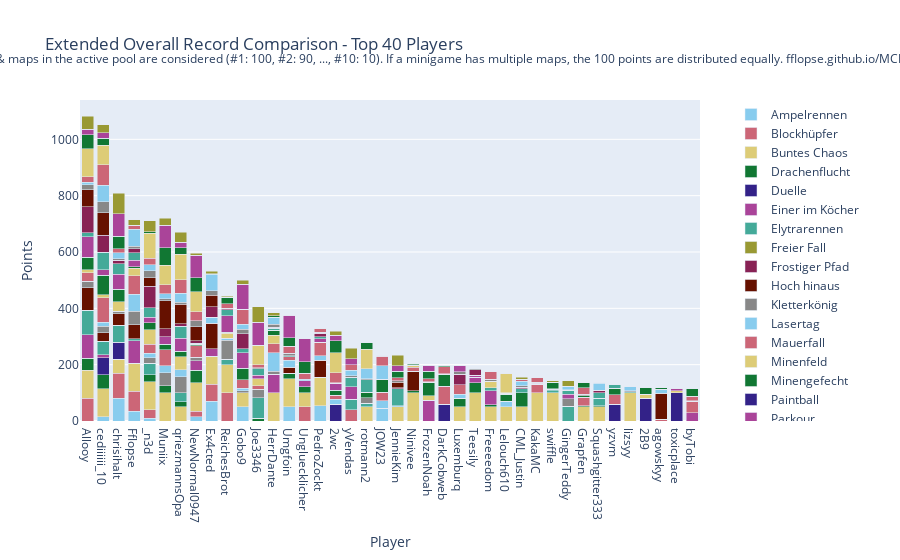

This figure's notebook cell:
### Code cell
import plotly.graph_objects as go

# Sum all columns to get the total score
outDf['Total'] = outDf.sum(axis=1)

# Sort by total score and fill N/A values with 0
outDf = outDf.sort_values(by='Total', ascending=False).fillna(0)

# Crop to top 10 players
cropDf = outDf.head(40).copy()

# Drop the 'Total' column for plotting
cropDf = cropDf.drop(columns=['Total'])

# Create a color palette
color_palette = px.colors.qualitative.Safe

# Create the stacked bar plot
fig = go.Figure()

cropDf = remove_duplicate_columns(cropDf)

for column in cropDf.columns.difference(['Player']):
    fig.add_trace(go.Bar(
        x=cropDf.index,
        y=cropDf[column],
        name=column,
        marker_color=color_palette[len(fig.data) % len(color_palette)]
    ))

# Update layout
fig.update_layout(
    barmode='stack',
    title='Extended Overall Record Comparison - Top 40 Players',
    xaxis=dict(title='Player'),
    yaxis=dict(title='Points'),
    #height=800,
    #width=1000,
    legend=dict(
        x=1.05,
        y=0.5,
        traceorder='normal',
        font=dict(size=12),
        bgcolor='rgba(255, 255, 255, 0)',
        bordercolor='rgba(0, 0, 0, 0)'
    ),
    margin=dict(r=200),  # Adjust right margin to make room for the legend
    annotations=[
        dict(
            x=0.5,
            y=1.1635,
            xref='paper',
            yref='paper',
            text='Max 100 points per minigame. Records #1 through #10 of games & maps in the active pool are considered (#1: 100, #2: 90, ..., #10: 10). If a minigame has multiple maps, the 100 points are distributed equally. fflopse.github.io/MCP-Records/data-analysis/global-ranking.ipynb',
            showarrow=False,
            font=dict(size=12),
            xanchor='center'
        )
    ]
)

fig.show()

# save the plot as an html file

fig.write_html('out/ext_overall_record_comparison.html')

### Figure 1 — Plotly figure (JSON) as saved in the notebook; plotly's stock layout.template omitted (floating-point values rounded to 4 significant figures)
{"data": [{"marker": {"color": "rgb(136, 204, 238)"}, "name": "Ampelrennen", "type": "bar", "x": ["Allooy", "cediiiiii_10", "chrisihalt", "Fflopse", "_n3d", "Muniix", "qriezmannsOpa", "NewNormal0947", "Ex4cted", "ReichesBrot", "Gobo9", "Joe3346", "HerrDante", "Umgfoin", "Ungluecklicher", "PedroZockt", "2wc", "yVendas", "rotmann2", "JOW23", "JennieKim", "Ninivee", "FrozenNoah", "DarkCobweb", "Luxemburq", "Teesily", "Freeeedom", "Lelouch610", "CML_Justin", "KakaMC", "swiffle", "GingerTeddy", "Grapfen", "Squashgitter333", "yzvm", "lizsyy", "2B9", "agowskyy", "toxicplace", "byTobi"], "y": [0.0, 15.0, 80.0, 35.0, 10.0, 0.0, 0.0, 15.0, 70.0, 0.0, 50.0, 0.0, 0.0, 50.0, 0.0, 55.0, 0.0, 0.0, 0.0, 45.0, 0.0, 0.0, 0.0, 0.0, 0.0, 0.0, 0.0, 0.0, 0.0, 0.0, 0.0, 0.0, 0.0, 0.0, 0.0, 0.0, 0.0, 0.0, 0.0, 0.0]}, {"marker": {"color": "rgb(204, 102, 119)"}, "name": "Blockhüpfer", "type": "bar", "x": ["Allooy", "cediiiiii_10", "chrisihalt", "Fflopse", "_n3d", "Muniix", "qriezmannsOpa", "NewNormal0947", "Ex4cted", "ReichesBrot", "Gobo9", "Joe3346", "HerrDante", "Umgfoin", "Ungluecklicher", "PedroZockt", "2wc", "yVendas", "rotmann2", "JOW23", "JennieKim", "Ninivee", "FrozenNoah", "DarkCobweb", "Luxemburq", "Teesily", "Freeeedom", "Lelouch610", "CML_Justin", "KakaMC", "swiffle", "GingerTeddy", "Grapfen", "Squashgitter333", "yzvm", "lizsyy", "2B9", "agowskyy", "toxicplace", "byTobi"], "y": [80.0, 0.0, 90.0, 70.0, 30.0, 0.0, 0.0, 20.0, 60.0, 100.0, 0.0, 0.0, 0.0, 0.0, 50.0, 0.0, 0.0, 40.0, 0.0, 0.0, 0.0, 0.0, 0.0, 0.0, 0.0, 0.0, 0.0, 0.0, 0.0, 0.0, 0.0, 0.0, 0.0, 0.0, 0.0, 0.0, 0.0, 0.0, 0.0, 0.0]}, {"marker": {"color": "rgb(221, 204, 119)"}, "name": "Buntes Chaos", "type": "bar", "x": ["Allooy", "cediiiiii_10", "chrisihalt", "Fflopse", "_n3d", "Muniix", "qriezmannsOpa", "NewNormal0947", "Ex4cted", "ReichesBrot", "Gobo9", "Joe3346", "HerrDante", "Umgfoin", "Ungluecklicher", "PedroZockt", "2wc", "yVendas", "rotmann2", "JOW23", "JennieKim", "Ninivee", "FrozenNoah", "DarkCobweb", "Luxemburq", "Teesily", "Freeeedom", "Lelouch610", "CML_Justin", "KakaMC", "swiffle", "GingerTeddy", "Grapfen", "Squashgitter333", "yzvm", "lizsyy", "2B9", "agowskyy", "toxicplace", "byTobi"], "y": [100.0, 100.0, 50.0, 100.0, 100.0, 100.0, 50.0, 100.0, 100.0, 100.0, 50.0, 0.0, 100.0, 100.0, 50.0, 100.0, 0.0, 0.0, 50.0, 0.0, 50.0, 100.0, 0.0, 0.0, 50.0, 100.0, 50.0, 50.0, 50.0, 100.0, 100.0, 0.0, 50.0, 50.0, 0.0, 100.0, 0.0, 0.0, 0.0, 0.0]}, {"marker": {"color": "rgb(17, 119, 51)"}, "name": "Drachenflucht", "type": "bar", "x": ["Allooy", "cediiiiii_10", "chrisihalt", "Fflopse", "_n3d", "Muniix", "qriezmannsOpa", "NewNormal0947", "Ex4cted", "ReichesBrot", "Gobo9", "Joe3346", "HerrDante", "Umgfoin", "Ungluecklicher", "PedroZockt", "2wc", "yVendas", "rotmann2", "JOW23", "JennieKim", "Ninivee", "FrozenNoah", "DarkCobweb", "Luxemburq", "Teesily", "Freeeedom", "Lelouch610", "CML_Justin", "KakaMC", "swiffle", "GingerTeddy", "Grapfen", "Squashgitter333", "yzvm", "lizsyy", "2B9", "agowskyy", "toxicplace", "byTobi"], "y": [42.5, 50.0, 0.0, 0.0, 25.0, 25.0, 17.5, 45.0, 0.0, 0.0, 0.0, 10.0, 0.0, 20.0, 22.5, 0.0, 0.0, 0.0, 0.0, 0.0, 0.0, 7.5, 0.0, 0.0, 30.0, 35.0, 7.5, 0.0, 50.0, 0.0, 0.0, 0.0, 5.0, 5.0, 0.0, 0.0, 0.0, 0.0, 0.0, 0.0]}, {"marker": {"color": "rgb(51, 34, 136)"}, "name": "Duelle", "type": "bar", "x": ["Allooy", "cediiiiii_10", "chrisihalt", "Fflopse", "_n3d", "Muniix", "qriezmannsOpa", "NewNormal0947", "Ex4cted", "ReichesBrot", "Gobo9", "Joe3346", "HerrDante", "Umgfoin", "Ungluecklicher", "PedroZockt", "2wc", "yVendas", "rotmann2", "JOW23", "JennieKim", "Ninivee", "FrozenNoah", "DarkCobweb", "Luxemburq", "Teesily", "Freeeedom", "Lelouch610", "CML_Justin", "KakaMC", "swiffle", "GingerTeddy", "Grapfen", "Squashgitter333", "yzvm", "lizsyy", "2B9", "agowskyy", "toxicplace", "byTobi"], "y": [0.0, 60.0, 60.0, 0.0, 0.0, 0.0, 0.0, 0.0, 0.0, 0.0, 0.0, 0.0, 0.0, 0.0, 0.0, 0.0, 60.0, 0.0, 0.0, 0.0, 0.0, 0.0, 0.0, 60.0, 0.0, 0.0, 0.0, 0.0, 0.0, 0.0, 0.0, 0.0, 0.0, 0.0, 60.0, 0.0, 80.0, 0.0, 100.0, 0.0]}, {"marker": {"color": "rgb(170, 68, 153)"}, "name": "Einer im Köcher", "type": "bar", "x": ["Allooy", "cediiiiii_10", "chrisihalt", "Fflopse", "_n3d", "Muniix", "qriezmannsOpa", "NewNormal0947", "Ex4cted", "ReichesBrot", "Gobo9", "Joe3346", "HerrDante", "Umgfoin", "Ungluecklicher", "PedroZockt", "2wc", "yVendas", "rotmann2", "JOW23", "JennieKim", "Ninivee", "FrozenNoah", "DarkCobweb", "Luxemburq", "Teesily", "Freeeedom", "Lelouch610", "CML_Justin", "KakaMC", "swiffle", "GingerTeddy", "Grapfen", "Squashgitter333", "yzvm", "lizsyy", "2B9", "agowskyy", "toxicplace", "byTobi"], "y": [83.33, 10.0, 0.0, 80.0, 0.0, 0.0, 0.0, 33.33, 26.67, 0.0, 0.0, 0.0, 66.67, 0.0, 20.0, 0.0, 0.0, 0.0, 0.0, 0.0, 0.0, 0.0, 73.33, 0.0, 0.0, 20.0, 50.0, 0.0, 0.0, 0.0, 0.0, 0.0, 0.0, 0.0, 0.0, 0.0, 0.0, 0.0, 0.0, 30.0]}, {"marker": {"color": "rgb(68, 170, 153)"}, "name": "Elytrarennen", "type": "bar", "x": ["Allooy", "cediiiiii_10", "chrisihalt", "Fflopse", "_n3d", "Muniix", "qriezmannsOpa", "NewNormal0947", "Ex4cted", "ReichesBrot", "Gobo9", "Joe3346", "HerrDante", "Umgfoin", "Ungluecklicher", "PedroZockt", "2wc", "yVendas", "rotmann2", "JOW23", "JennieKim", "Ninivee", "FrozenNoah", "DarkCobweb", "Luxemburq", "Teesily", "Freeeedom", "Lelouch610", "CML_Justin", "KakaMC", "swiffle", "GingerTeddy", "Grapfen", "Squashgitter333", "yzvm", "lizsyy", "2B9", "agowskyy", "toxicplace", "byTobi"], "y": [87.5, 47.5, 60.0, 7.5, 40.0, 0.0, 32.5, 0.0, 0.0, 20.0, 0.0, 72.5, 0.0, 0.0, 0.0, 0.0, 0.0, 37.5, 12.5, 0.0, 0.0, 0.0, 0.0, 0.0, 0.0, 0.0, 10.0, 0.0, 15.0, 0.0, 7.5, 52.5, 0.0, 25.0, 0.0, 0.0, 0.0, 0.0, 0.0, 0.0]}, {"marker": {"color": "rgb(153, 153, 51)"}, "name": "Freier Fall", "type": "bar", "x": ["Allooy", "cediiiiii_10", "chrisihalt", "Fflopse", "_n3d", "Muniix", "qriezmannsOpa", "NewNormal0947", "Ex4cted", "ReichesBrot", "Gobo9", "Joe3346", "HerrDante", "Umgfoin", "Ungluecklicher", "PedroZockt", "2wc", "yVendas", "rotmann2", "JOW23", "JennieKim", "Ninivee", "FrozenNoah", "DarkCobweb", "Luxemburq", "Teesily", "Freeeedom", "Lelouch610", "CML_Justin", "KakaMC", "swiffle", "GingerTeddy", "Grapfen", "Squashgitter333", "yzvm", "lizsyy", "2B9", "agowskyy", "toxicplace", "byTobi"], "y": [0.0, 0.0, 0.0, 0.0, 0.0, 0.0, 0.0, 0.0, 0.0, 0.0, 0.0, 0.0, 0.0, 0.0, 0.0, 0.0, 0.0, 0.0, 0.0, 0.0, 0.0, 0.0, 0.0, 0.0, 0.0, 0.0, 0.0, 0.0, 0.0, 0.0, 0.0, 0.0, 0.0, 0.0, 0.0, 0.0, 0.0, 0.0, 0.0, 0.0]}, {"marker": {"color": "rgb(136, 34, 85)"}, "name": "Frostiger Pfad", "type": "bar", "x": ["Allooy", "cediiiiii_10", "chrisihalt", "Fflopse", "_n3d", "Muniix", "qriezmannsOpa", "NewNormal0947", "Ex4cted", "ReichesBrot", "Gobo9", "Joe3346", "HerrDante", "Umgfoin", "Ungluecklicher", "PedroZockt", "2wc", "yVendas", "rotmann2", "JOW23", "JennieKim", "Ninivee", "FrozenNoah", "DarkCobweb", "Luxemburq", "Teesily", "Freeeedom", "Lelouch610", "CML_Justin", "KakaMC", "swiffle", "GingerTeddy", "Grapfen", "Squashgitter333", "yzvm", "lizsyy", "2B9", "agowskyy", "toxicplace", "byTobi"], "y": [0.0, 0.0, 0.0, 0.0, 0.0, 0.0, 0.0, 0.0, 0.0, 0.0, 0.0, 0.0, 0.0, 0.0, 0.0, 0.0, 0.0, 0.0, 0.0, 0.0, 0.0, 0.0, 0.0, 0.0, 0.0, 0.0, 0.0, 0.0, 0.0, 0.0, 0.0, 0.0, 0.0, 0.0, 0.0, 0.0, 0.0, 0.0, 0.0, 0.0]}, {"marker": {"color": "rgb(102, 17, 0)"}, "name": "Hoch hinaus", "type": "bar", "x": ["Allooy", "cediiiiii_10", "chrisihalt", "Fflopse", "_n3d", "Muniix", "qriezmannsOpa", "NewNormal0947", "Ex4cted", "ReichesBrot", "Gobo9", "Joe3346", "HerrDante", "Umgfoin", "Ungluecklicher", "PedroZockt", "2wc", "yVendas", "rotmann2", "JOW23", "JennieKim", "Ninivee", "FrozenNoah", "DarkCobweb", "Luxemburq", "Teesily", "Freeeedom", "Lelouch610", "CML_Justin", "KakaMC", "swiffle", "GingerTeddy", "Grapfen", "Squashgitter333", "yzvm", "lizsyy", "2B9", "agowskyy", "toxicplace", "byTobi"], "y": [80.0, 30.0, 40.0, 50.0, 0.0, 0.0, 0.0, 0.0, 90.0, 0.0, 0.0, 0.0, 0.0, 20.0, 0.0, 60.0, 0.0, 0.0, 0.0, 0.0, 0.0, 70.0, 0.0, 0.0, 0.0, 0.0, 0.0, 0.0, 0.0, 0.0, 0.0, 0.0, 0.0, 0.0, 0.0, 0.0, 0.0, 0.0, 0.0, 0.0]}, {"marker": {"color": "rgb(136, 136, 136)"}, "name": "Kletterkönig", "type": "bar", "x": ["Allooy", "cediiiiii_10", "chrisihalt", "Fflopse", "_n3d", "Muniix", "qriezmannsOpa", "NewNormal0947", "Ex4cted", "ReichesBrot", "Gobo9", "Joe3346", "HerrDante", "Umgfoin", "Ungluecklicher", "PedroZockt", "2wc", "yVendas", "rotmann2", "JOW23", "JennieKim", "Ninivee", "FrozenNoah", "DarkCobweb", "Luxemburq", "Teesily", "Freeeedom", "Lelouch610", "CML_Justin", "KakaMC", "swiffle", "GingerTeddy", "Grapfen", "Squashgitter333", "yzvm", "lizsyy", "2B9", "agowskyy", "toxicplace", "byTobi"], "y": [23.33, 23.33, 10.0, 46.67, 20.0, 46.67, 56.67, 13.33, 0.0, 66.67, 6.667, 30.0, 10.0, 0.0, 0.0, 0.0, 0.0, 0.0, 20.0, 0.0, 0.0, 0.0, 0.0, 0.0, 0.0, 0.0, 0.0, 0.0, 0.0, 0.0, 0.0, 26.67, 0.0, 0.0, 0.0, 0.0, 0.0, 0.0, 0.0, 0.0]}, {"marker": {"color": "rgb(136, 204, 238)"}, "name": "Lasertag", "type": "bar", "x": ["Allooy", "cediiiiii_10", "chrisihalt", "Fflopse", "_n3d", "Muniix", "qriezmannsOpa", "NewNormal0947", "Ex4cted", "ReichesBrot", "Gobo9", "Joe3346", "HerrDante", "Umgfoin", "Ungluecklicher", "PedroZockt", "2wc", "yVendas", "rotmann2", "JOW23", "JennieKim", "Ninivee", "FrozenNoah", "DarkCobweb", "Luxemburq", "Teesily", "Freeeedom", "Lelouch610", "CML_Justin", "KakaMC", "swiffle", "GingerTeddy", "Grapfen", "Squashgitter333", "yzvm", "lizsyy", "2B9", "agowskyy", "toxicplace", "byTobi"], "y": [0.0, 15.0, 0.0, 60.0, 15.0, 25.0, 25.0, 0.0, 22.5, 7.5, 10.0, 0.0, 65.0, 25.0, 0.0, 17.5, 17.5, 0.0, 0.0, 27.5, 5.0, 0.0, 0.0, 0.0, 15.0, 0.0, 0.0, 20.0, 0.0, 0.0, 0.0, 0.0, 0.0, 0.0, 0.0, 0.0, 0.0, 0.0, 0.0, 0.0]}, {"marker": {"color": "rgb(204, 102, 119)"}, "name": "Mauerfall", "type": "bar", "x": ["Allooy", "cediiiiii_10", "chrisihalt", "Fflopse", "_n3d", "Muniix", "qriezmannsOpa", "NewNormal0947", "Ex4cted", "ReichesBrot", "Gobo9", "Joe3346", "HerrDante", "Umgfoin", "Ungluecklicher", "PedroZockt", "2wc", "yVendas", "rotmann2", "JOW23", "JennieKim", "Ninivee", "FrozenNoah", "DarkCobweb", "Luxemburq", "Teesily", "Freeeedom", "Lelouch610", "CML_Justin", "KakaMC", "swiffle", "GingerTeddy", "Grapfen", "Squashgitter333", "yzvm", "lizsyy", "2B9", "agowskyy", "toxicplace", "byTobi"], "y": [30.0, 86.67, 0.0, 66.67, 33.33, 56.67, 0.0, 40.0, 0.0, 0.0, 30.0, 13.33, 33.33, 13.33, 0.0, 46.67, 13.33, 0.0, 0.0, 30.0, 0.0, 13.33, 0.0, 63.33, 33.33, 0.0, 0.0, 0.0, 0.0, 30.0, 0.0, 0.0, 30.0, 0.0, 33.33, 0.0, 0.0, 6.667, 0.0, 40.0]}, {"marker": {"color": "rgb(221, 204, 119)"}, "name": "Minenfeld", "type": "bar", "x": ["Allooy", "cediiiiii_10", "chrisihalt", "Fflopse", "_n3d", "Muniix", "qriezmannsOpa", "NewNormal0947", "Ex4cted", "ReichesBrot", "Gobo9", "Joe3346", "HerrDante", "Umgfoin", "Ungluecklicher", "PedroZockt", "2wc", "yVendas", "rotmann2", "JOW23", "JennieKim", "Ninivee", "FrozenNoah", "DarkCobweb", "Luxemburq", "Teesily", "Freeeedom", "Lelouch610", "CML_Justin", "KakaMC", "swiffle", "GingerTeddy", "Grapfen", "Squashgitter333", "yzvm", "lizsyy", "2B9", "agowskyy", "toxicplace", "byTobi"], "y": [10.0, 10.0, 33.33, 26.67, 50.0, 0.0, 46.67, 0.0, 0.0, 16.67, 0.0, 23.33, 30.0, 0.0, 0.0, 0.0, 0.0, 0.0, 0.0, 0.0, 0.0, 6.667, 16.67, 0.0, 0.0, 0.0, 23.33, 0.0, 0.0, 0.0, 0.0, 0.0, 0.0, 0.0, 0.0, 0.0, 13.33, 0.0, 6.667, 0.0]}, {"marker": {"color": "rgb(17, 119, 51)"}, "name": "Minengefecht", "type": "bar", "x": ["Allooy", "cediiiiii_10", "chrisihalt", "Fflopse", "_n3d", "Muniix", "qriezmannsOpa", "NewNormal0947", "Ex4cted", "ReichesBrot", "Gobo9", "Joe3346", "HerrDante", "Umgfoin", "Ungluecklicher", "PedroZockt", "2wc", "yVendas", "rotmann2", "JOW23", "JennieKim", "Ninivee", "FrozenNoah", "DarkCobweb", "Luxemburq", "Teesily", "Freeeedom", "Lelouch610", "CML_Justin", "KakaMC", "swiffle", "GingerTeddy", "Grapfen", "Squashgitter333", "yzvm", "lizsyy", "2B9", "agowskyy", "toxicplace", "byTobi"], "y": [45.0, 70.0, 45.0, 5.0, 25.0, 20.0, 20.0, 5.0, 0.0, 5.0, 40.0, 0.0, 17.5, 0.0, 0.0, 0.0, 17.5, 0.0, 20.0, 45.0, 0.0, 0.0, 47.5, 42.5, 0.0, 0.0, 0.0, 25.0, 0.0, 0.0, 0.0, 0.0, 5.0, 0.0, 22.5, 0.0, 0.0, 0.0, 0.0, 0.0]}, {"marker": {"color": "rgb(51, 34, 136)"}, "name": "Paintball", "type": "bar", "x": ["Allooy", "cediiiiii_10", "chrisihalt", "Fflopse", "_n3d", "Muniix", "qriezmannsOpa", "NewNormal0947", "Ex4cted", "ReichesBrot", "Gobo9", "Joe3346", "HerrDante", "Umgfoin", "Ungluecklicher", "PedroZockt", "2wc", "yVendas", "rotmann2", "JOW23", "JennieKim", "Ninivee", "FrozenNoah", "DarkCobweb", "Luxemburq", "Teesily", "Freeeedom", "Lelouch610", "CML_Justin", "KakaMC", "swiffle", "GingerTeddy", "Grapfen", "Squashgitter333", "yzvm", "lizsyy", "2B9", "agowskyy", "toxicplace", "byTobi"], "y": [0.0, 0.0, 0.0, 0.0, 0.0, 0.0, 0.0, 0.0, 0.0, 0.0, 0.0, 0.0, 0.0, 0.0, 0.0, 0.0, 0.0, 0.0, 0.0, 0.0, 0.0, 0.0, 0.0, 0.0, 0.0, 0.0, 0.0, 0.0, 0.0, 0.0, 0.0, 0.0, 0.0, 0.0, 0.0, 0.0, 0.0, 0.0, 0.0, 0.0]}, {"marker": {"color": "rgb(170, 68, 153)"}, "name": "Parkour", "type": "bar", "x": ["Allooy", "cediiiiii_10", "chrisihalt", "Fflopse", "_n3d", "Muniix", "qriezmannsOpa", "NewNormal0947", "Ex4cted", "ReichesBrot", "Gobo9", "Joe3346", "HerrDante", "Umgfoin", "Ungluecklicher", "PedroZockt", "2wc", "yVendas", "rotmann2", "JOW23", "JennieKim", "Ninivee", "FrozenNoah", "DarkCobweb", "Luxemburq", "Teesily", "Freeeedom", "Lelouch610", "CML_Justin", "KakaMC", "swiffle", "GingerTeddy", "Grapfen", "Squashgitter333", "yzvm", "lizsyy", "2B9", "agowskyy", "toxicplace", "byTobi"], "y": [72.5, 20.0, 52.5, 22.5, 20.0, 25.0, 45.0, 0.0, 0.0, 57.5, 55.0, 12.5, 0.0, 0.0, 0.0, 12.5, 25.0, 45.0, 0.0, 0.0, 0.0, 0.0, 0.0, 0.0, 0.0, 7.5, 0.0, 0.0, 0.0, 0.0, 0.0, 15.0, 0.0, 0.0, 0.0, 0.0, 0.0, 0.0, 10.0, 0.0]}, {"marker": {"color": "rgb(68, 170, 153)"}, "name": "Pferderennen", "type": "bar", "x": ["Allooy", "cediiiiii_10", "chrisihalt", "Fflopse", "_n3d", "Muniix", "qriezmannsOpa", "NewNormal0947", "Ex4cted", "ReichesBrot", "Gobo9", "Joe3346", "HerrDante", "Umgfoin", "Ungluecklicher", "PedroZockt", "2wc", "yVendas", "rotmann2", "JOW23", "JennieKim", "Ninivee", "FrozenNoah", "DarkCobweb", "Luxemburq", "Teesily", "Freeeedom", "Lelouch610", "CML_Justin", "KakaMC", "swiffle", "GingerTeddy", "Grapfen", "Squashgitter333", "yzvm", "lizsyy", "2B9", "agowskyy", "toxicplace", "byTobi"], "y": [15.0, 61.67, 38.33, 26.67, 33.33, 0.0, 43.33, 5.0, 0.0, 21.67, 15.0, 23.33, 6.667, 3.333, 0.0, 8.333, 0.0, 31.67, 43.33, 0.0, 60.0, 0.0, 0.0, 0.0, 0.0, 0.0, 0.0, 3.333, 0.0, 0.0, 3.333, 15.0, 0.0, 20.0, 13.33, 3.333, 0.0, 0.0, 0.0, 0.0]}, {"marker": {"color": "rgb(153, 153, 51)"}, "name": "Reihenfolge", "type": "bar", "x": ["Allooy", "cediiiiii_10", "chrisihalt", "Fflopse", "_n3d", "Muniix", "qriezmannsOpa", "NewNormal0947", "Ex4cted", "ReichesBrot", "Gobo9", "Joe3346", "HerrDante", "Umgfoin", "Ungluecklicher", "PedroZockt", "2wc", "yVendas", "rotmann2", "JOW23", "JennieKim", "Ninivee", "FrozenNoah", "DarkCobweb", "Luxemburq", "Teesily", "Freeeedom", "Lelouch610", "CML_Justin", "KakaMC", "swiffle", "GingerTeddy", "Grapfen", "Squashgitter333", "yzvm", "lizsyy", "2B9", "agowskyy", "toxicplace", "byTobi"], "y": [0.0, 0.0, 0.0, 0.0, 0.0, 0.0, 0.0, 0.0, 0.0, 0.0, 0.0, 0.0, 0.0, 0.0, 0.0, 0.0, 0.0, 0.0, 0.0, 0.0, 0.0, 0.0, 0.0, 0.0, 0.0, 0.0, 0.0, 0.0, 0.0, 0.0, 0.0, 0.0, 0.0, 0.0, 0.0, 0.0, 0.0, 0.0, 0.0, 0.0]}, {"marker": {"color": "rgb(136, 34, 85)"}, "name": "Replika", "type": "bar", "x": ["Allooy", "cediiiiii_10", "chrisihalt", "Fflopse", "_n3d", "Muniix", "qriezmannsOpa", "NewNormal0947", "Ex4cted", "ReichesBrot", "Gobo9", "Joe3346", "HerrDante", "Umgfoin", "Ungluecklicher", "PedroZockt", "2wc", "yVendas", "rotmann2", "JOW23", "JennieKim", "Ninivee", "FrozenNoah", "DarkCobweb", "Luxemburq", "Teesily", "Freeeedom", "Lelouch610", "CML_Justin", "KakaMC", "swiffle", "GingerTeddy", "Grapfen", "Squashgitter333", "yzvm", "lizsyy", "2B9", "agowskyy", "toxicplace", "byTobi"], "y": [92.2, 60.25, 12.03, 15.34, 77.03, 28.39, 8.136, 7.542, 36.86, 3.051, 53.64, 0.4237, 3.305, 0.0, 0.2542, 11.02, 1.864, 1.864, 0.5932, 0.5085, 2.373, 0.0, 0.0, 0.0, 38.31, 19.07, 1.102, 0.7627, 4.068, 4.576, 1.525, 0.2542, 0.0, 8.475, 0.0, 0.9322, 0.0, 0.0, 0.0, 0.0]}, {"marker": {"color": "rgb(102, 17, 0)"}, "name": "Runterpurzeln", "type": "bar", "x": ["Allooy", "cediiiiii_10", "chrisihalt", "Fflopse", "_n3d", "Muniix", "qriezmannsOpa", "NewNormal0947", "Ex4cted", "ReichesBrot", "Gobo9", "Joe3346", "HerrDante", "Umgfoin", "Ungluecklicher", "PedroZockt", "2wc", "yVendas", "rotmann2", "JOW23", "JennieKim", "Ninivee", "FrozenNoah", "DarkCobweb", "Luxemburq", "Teesily", "Freeeedom", "Lelouch610", "CML_Justin", "KakaMC", "swiffle", "GingerTeddy", "Grapfen", "Squashgitter333", "yzvm", "lizsyy", "2B9", "agowskyy", "toxicplace", "byTobi"], "y": [60.0, 80.0, 0.0, 0.0, 30.0, 100.0, 70.0, 50.0, 40.0, 0.0, 0.0, 0.0, 0.0, 0.0, 0.0, 0.0, 0.0, 0.0, 0.0, 0.0, 20.0, 0.0, 0.0, 0.0, 0.0, 0.0, 0.0, 0.0, 0.0, 0.0, 0.0, 0.0, 0.0, 0.0, 0.0, 0.0, 0.0, 90.0, 0.0, 0.0]}, {"marker": {"color": "rgb(136, 136, 136)"}, "name": "Sammelwahn", "type": "bar", "x": ["Allooy", "cediiiiii_10", "chrisihalt", "Fflopse", "_n3d", "Muniix", "qriezmannsOpa", "NewNormal0947", "Ex4cted", "ReichesBrot", "Gobo9", "Joe3346", "HerrDante", "Umgfoin", "Ungluecklicher", "PedroZockt", "2wc", "yVendas", "rotmann2", "JOW23", "JennieKim", "Ninivee", "FrozenNoah", "DarkCobweb", "Luxemburq", "Teesily", "Freeeedom", "Lelouch610", "CML_Justin", "KakaMC", "swiffle", "GingerTeddy", "Grapfen", "Squashgitter333", "yzvm", "lizsyy", "2B9", "agowskyy", "toxicplace", "byTobi"], "y": [16.98, 38.14, 4.419, 8.837, 25.35, 7.442, 6.279, 21.16, 16.74, 2.093, 14.88, 4.419, 11.4, 8.837, 0.9302, 4.651, 0.0, 4.186, 3.953, 0.4651, 6.047, 1.395, 2.326, 1.395, 8.837, 6.047, 6.977, 0.4651, 6.744, 2.558, 2.791, 1.628, 4.419, 0.0, 0.0, 2.791, 2.326, 1.86, 0.0, 1.163]}, {"marker": {"color": "rgb(136, 204, 238)"}, "name": "Schießstand", "type": "bar", "x": ["Allooy", "cediiiiii_10", "chrisihalt", "Fflopse", "_n3d", "Muniix", "qriezmannsOpa", "NewNormal0947", "Ex4cted", "ReichesBrot", "Gobo9", "Joe3346", "HerrDante", "Umgfoin", "Ungluecklicher", "PedroZockt", "2wc", "yVendas", "rotmann2", "JOW23", "JennieKim", "Ninivee", "FrozenNoah", "DarkCobweb", "Luxemburq", "Teesily", "Freeeedom", "Lelouch610", "CML_Justin", "KakaMC", "swiffle", "GingerTeddy", "Grapfen", "Squashgitter333", "yzvm", "lizsyy", "2B9", "agowskyy", "toxicplace", "byTobi"], "y": [10.0, 60.0, 22.5, 60.0, 20.0, 17.5, 32.5, 0.0, 57.5, 0.0, 17.5, 0.0, 25.0, 0.0, 5.0, 0.0, 0.0, 20.0, 35.0, 47.5, 0.0, 0.0, 0.0, 0.0, 0.0, 0.0, 0.0, 0.0, 15.0, 0.0, 0.0, 12.5, 0.0, 25.0, 0.0, 15.0, 0.0, 15.0, 0.0, 0.0]}, {"marker": {"color": "rgb(204, 102, 119)"}, "name": "Skywars", "type": "bar", "x": ["Allooy", "cediiiiii_10", "chrisihalt", "Fflopse", "_n3d", "Muniix", "qriezmannsOpa", "NewNormal0947", "Ex4cted", "ReichesBrot", "Gobo9", "Joe3346", "HerrDante", "Umgfoin", "Ungluecklicher", "PedroZockt", "2wc", "yVendas", "rotmann2", "JOW23", "JennieKim", "Ninivee", "FrozenNoah", "DarkCobweb", "Luxemburq", "Teesily", "Freeeedom", "Lelouch610", "CML_Justin", "KakaMC", "swiffle", "GingerTeddy", "Grapfen", "Squashgitter333", "yzvm", "lizsyy", "2B9", "agowskyy", "toxicplace", "byTobi"], "y": [18.33, 71.67, 13.33, 13.33, 23.33, 31.67, 48.33, 33.33, 3.333, 16.67, 53.33, 10.0, 0.0, 25.0, 20.0, 13.33, 36.67, 20.0, 0.0, 33.33, 10.0, 0.0, 10.0, 25.0, 0.0, 0.0, 26.67, 0.0, 6.667, 16.67, 0.0, 0.0, 23.33, 3.333, 0.0, 0.0, 0.0, 0.0, 0.0, 16.67]}, {"marker": {"color": "rgb(221, 204, 119)"}, "name": "Spleef", "type": "bar", "x": ["Allooy", "cediiiiii_10", "chrisihalt", "Fflopse", "_n3d", "Muniix", "qriezmannsOpa", "NewNormal0947", "Ex4cted", "ReichesBrot", "Gobo9", "Joe3346", "HerrDante", "Umgfoin", "Ungluecklicher", "PedroZockt", "2wc", "yVendas", "rotmann2", "JOW23", "JennieKim", "Ninivee", "FrozenNoah", "DarkCobweb", "Luxemburq", "Teesily", "Freeeedom", "Lelouch610", "CML_Justin", "KakaMC", "swiffle", "GingerTeddy", "Grapfen", "Squashgitter333", "yzvm", "lizsyy", "2B9", "agowskyy", "toxicplace", "byTobi"], "y": [100.0, 70.0, 0.0, 0.0, 90.0, 70.0, 90.0, 70.0, 0.0, 0.0, 0.0, 70.0, 0.0, 0.0, 0.0, 0.0, 70.0, 0.0, 70.0, 0.0, 0.0, 0.0, 0.0, 0.0, 0.0, 0.0, 0.0, 70.0, 0.0, 0.0, 0.0, 0.0, 0.0, 0.0, 0.0, 0.0, 0.0, 0.0, 0.0, 0.0]}, {"marker": {"color": "rgb(17, 119, 51)"}, "name": "Survivalgames", "type": "bar", "x": ["Allooy", "cediiiiii_10", "chrisihalt", "Fflopse", "_n3d", "Muniix", "qriezmannsOpa", "NewNormal0947", "Ex4cted", "ReichesBrot", "Gobo9", "Joe3346", "HerrDante", "Umgfoin", "Ungluecklicher", "PedroZockt", "2wc", "yVendas", "rotmann2", "JOW23", "JennieKim", "Ninivee", "FrozenNoah", "DarkCobweb", "Luxemburq", "Teesily", "Freeeedom", "Lelouch610", "CML_Justin", "KakaMC", "swiffle", "GingerTeddy", "Grapfen", "Squashgitter333", "yzvm", "lizsyy", "2B9", "agowskyy", "toxicplace", "byTobi"], "y": [50.0, 25.0, 45.0, 0.0, 5.0, 62.5, 22.5, 50.0, 0.0, 22.5, 0.0, 0.0, 5.0, 30.0, 42.5, 0.0, 42.5, 0.0, 25.0, 5.0, 22.5, 5.0, 27.5, 5.0, 0.0, 0.0, 0.0, 0.0, 0.0, 0.0, 22.5, 0.0, 20.0, 0.0, 0.0, 0.0, 25.0, 5.0, 0.0, 27.5]}, {"marker": {"color": "rgb(51, 34, 136)"}, "name": "Todeswürfel", "type": "bar", "x": ["Allooy", "cediiiiii_10", "chrisihalt", "Fflopse", "_n3d", "Muniix", "qriezmannsOpa", "NewNormal0947", "Ex4cted", "ReichesBrot", "Gobo9", "Joe3346", "HerrDante", "Umgfoin", "Ungluecklicher", "PedroZockt", "2wc", "yVendas", "rotmann2", "JOW23", "JennieKim", "Ninivee", "FrozenNoah", "DarkCobweb", "Luxemburq", "Teesily", "Freeeedom", "Lelouch610", "CML_Justin", "KakaMC", "swiffle", "GingerTeddy", "Grapfen", "Squashgitter333", "yzvm", "lizsyy", "2B9", "agowskyy", "toxicplace", "byTobi"], "y": [0.0, 0.0, 0.0, 0.0, 0.0, 0.0, 0.0, 0.0, 0.0, 0.0, 0.0, 0.0, 0.0, 0.0, 0.0, 0.0, 0.0, 0.0, 0.0, 0.0, 0.0, 0.0, 0.0, 0.0, 0.0, 0.0, 0.0, 0.0, 0.0, 0.0, 0.0, 0.0, 0.0, 0.0, 0.0, 0.0, 0.0, 0.0, 0.0, 0.0]}, {"marker": {"color": "rgb(170, 68, 153)"}, "name": "Turmroulette", "type": "bar", "x": ["Allooy", "cediiiiii_10", "chrisihalt", "Fflopse", "_n3d", "Muniix", "qriezmannsOpa", "NewNormal0947", "Ex4cted", "ReichesBrot", "Gobo9", "Joe3346", "HerrDante", "Umgfoin", "Ungluecklicher", "PedroZockt", "2wc", "yVendas", "rotmann2", "JOW23", "JennieKim", "Ninivee", "FrozenNoah", "DarkCobweb", "Luxemburq", "Teesily", "Freeeedom", "Lelouch610", "CML_Justin", "KakaMC", "swiffle", "GingerTeddy", "Grapfen", "Squashgitter333", "yzvm", "lizsyy", "2B9", "agowskyy", "toxicplace", "byTobi"], "y": [20.0, 20.0, 80.0, 0.0, 0.0, 80.0, 20.0, 80.0, 0.0, 0.0, 90.0, 80.0, 0.0, 80.0, 80.0, 0.0, 20.0, 20.0, 0.0, 0.0, 20.0, 0.0, 20.0, 0.0, 20.0, 0.0, 0.0, 0.0, 0.0, 0.0, 0.0, 0.0, 0.0, 0.0, 0.0, 0.0, 0.0, 0.0, 0.0, 0.0]}, {"marker": {"color": "rgb(68, 170, 153)"}, "name": "Waffenfolge", "type": "bar", "x": ["Allooy", "cediiiiii_10", "chrisihalt", "Fflopse", "_n3d", "Muniix", "qriezmannsOpa", "NewNormal0947", "Ex4cted", "ReichesBrot", "Gobo9", "Joe3346", "HerrDante", "Umgfoin", "Ungluecklicher", "PedroZockt", "2wc", "yVendas", "rotmann2", "JOW23", "JennieKim", "Ninivee", "FrozenNoah", "DarkCobweb", "Luxemburq", "Teesily", "Freeeedom", "Lelouch610", "CML_Justin", "KakaMC", "swiffle", "GingerTeddy", "Grapfen", "Squashgitter333", "yzvm", "lizsyy", "2B9", "agowskyy", "toxicplace", "byTobi"], "y": [0.0, 0.0, 0.0, 0.0, 0.0, 0.0, 0.0, 0.0, 0.0, 0.0, 0.0, 0.0, 0.0, 0.0, 0.0, 0.0, 0.0, 0.0, 0.0, 0.0, 0.0, 0.0, 0.0, 0.0, 0.0, 0.0, 0.0, 0.0, 0.0, 0.0, 0.0, 0.0, 0.0, 0.0, 0.0, 0.0, 0.0, 0.0, 0.0, 0.0]}, {"marker": {"color": "rgb(153, 153, 51)"}, "name": "Wettrennen", "type": "bar", "x": ["Allooy", "cediiiiii_10", "chrisihalt", "Fflopse", "_n3d", "Muniix", "qriezmannsOpa", "NewNormal0947", "Ex4cted", "ReichesBrot", "Gobo9", "Joe3346", "HerrDante", "Umgfoin", "Ungluecklicher", "PedroZockt", "2wc", "yVendas", "rotmann2", "JOW23", "JennieKim", "Ninivee", "FrozenNoah", "DarkCobweb", "Luxemburq", "Teesily", "Freeeedom", "Lelouch610", "CML_Justin", "KakaMC", "swiffle", "GingerTeddy", "Grapfen", "Squashgitter333", "yzvm", "lizsyy", "2B9", "agowskyy", "toxicplace", "byTobi"], "y": [46.0, 28.0, 72.0, 20.0, 38.0, 24.0, 36.0, 6.0, 8.0, 4.0, 14.0, 56.0, 10.0, 0.0, 0.0, 0.0, 14.0, 38.0, 0.0, 0.0, 38.0, 0.0, 0.0, 0.0, 0.0, 0.0, 0.0, 0.0, 8.0, 0.0, 6.0, 20.0, 0.0, 0.0, 0.0, 0.0, 0.0, 0.0, 0.0, 0.0]}], "layout": {"annotations": [{"font": {"size": 12}, "showarrow": false, "text": "Max 100 points per minigame. Records #1 through #10 of games & maps in the active pool are considered (#1: 100, #2: 90, ..., #10: 10). If a minigame has multiple maps, the 100 points are distributed equally. fflopse.github.io/MCP-Records/data-analysis/global-ranking.ipynb", "x": 0.5, "xanchor": "center", "xref": "paper", "y": 1.163, "yref": "paper"}], "barmode": "stack", "legend": {"bgcolor": "rgba(255, 255, 255, 0)", "bordercolor": "rgba(0, 0, 0, 0)", "font": {"size": 12}, "traceorder": "normal", "x": 1.05, "y": 0.5}, "margin": {"r": 200}, "title": {"text": "Extended Overall Record Comparison - Top 40 Players"}, "xaxis": {"title": {"text": "Player"}}, "yaxis": {"title": {"text": "Points"}}}}
